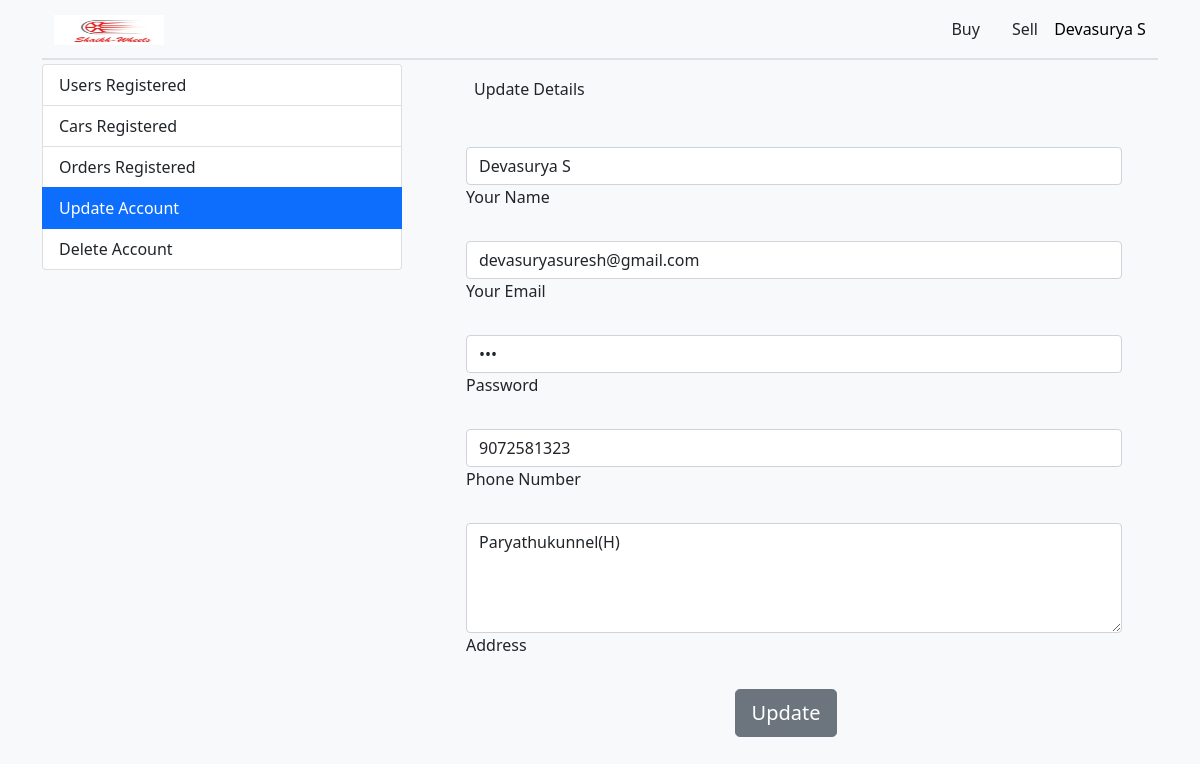
Page /adminUpdate.php (signed in) on the committed database.
### tables this page shows
CREATE TABLE `users` (
  `userID` int(4) NOT NULL,
  `name` varchar(20) NOT NULL,
  `email` varchar(30) NOT NULL,
  `password` varchar(10) NOT NULL,
  `phone` varchar(10) NOT NULL,
  `address` varchar(50) NOT NULL
);

### adminUpdate.php (the view, shortened to what this page needs)
<?php
if (isset($_SESSION['id']) && isset($_SESSION['email'])) {
    $userID = $_SESSION['id'];
    include_once 'dbConnect.php';
    $getsql = "SELECT * FROM users WHERE userID =" . $userID . ";";
    $result = mysqli_query($conn, $getsql);
    $row = mysqli_fetch_array($result);
    ?>
    <!DOCTYPE html>
    <html>
    <head>
        <link href="style.css" rel="stylesheet">
        <link href="https://cdn.jsdelivr.net/npm/bootstrap@5.1.3/dist/css/bootstrap.min.css" rel="stylesheet"
>
    </head>
    <body class="bg-light">
        <div class="container">
            <nav class="navbar sticky-top navbar-light bg-light border-bottom border-2">
                <div class="container-fluid">
                    <a class="navbar-brand" href="product.php">
                        <img src="icons\AppLogo.jpeg" alt="" width="110rem" height="30rem">
                    </a>
                    <ul class="nav justify-content-end">
                        <li class="nav-item">
                            <a class="nav-link link-dark" href="product.php">Buy</a>
                        </li>
                        <li class="nav-item">
                            <a class="nav-link link-dark " href="sell.php">Sell</a>
                        </li>
                        <li class="nav-item my-auto">
                            <form id="user" name="menuForm" method="POST" class="" action="productMenu.php">
                                <select onChange="user.submit()" name="userSel" id="usersel" class="userButton bg-light">
                                    ><option hidden value="user">
                                        <?php echo $_SESSION['name']; ?>
                                    </option>
                                </select>
                            </form>
                        </li>
                    </ul>
                </div>
            </nav>
            <section class="container mt-1">
                <div class="row">
                    <div class="col-sm-4 list-group">
                        <a href="adminDashbord.php" class="list-group-item list-group-item-action">Users Registered</a>
                        <a href="carsRegister.php" class="list-group-item list-group-item-action">Cars Registered</a>
                        <a href="orderRegister.php" class="list-group-item list-group-item-action">Orders Registered</a>
                        <a href="adminUpdate.php" class="list-group-item list-group-item-action active">Update Account</a>
                        <a href="adminDeleteDashbord.php" class="list-group-item list-group-item-action">Delete Account</a>
                    </div>
                    <div class="col-sm-8 feedMargin mx-auto my-3">
                        <h6 class="mx-4 mx-sm-5">Update Details</h6>
                        <form class="mx-1 mt-5 mx-md-4" method="POST" action="update.php">
                            <div class="d-flex flex-row align-items-center mb-4">
                                <div class="form-outline flex-fill mb-0">
                                    <input type="text" name="name" id="name" class="form-control"
                                        value="<?php echo $row['name']; ?>" required />
                                    <label class="form-label" for="name">Your Name</label>
                                </div>
                            </div>
                            <div class="d-flex flex-row align-items-center mb-4">
                                <div class="form-outline flex-fill mb-0">
                                    <input type="email" id="email" name="email" class="form-control"
                                        value="<?php echo $row['email']; ?>" required />
                                    <label class="form-label" for="email">Your Email</label>
                                </div>
                            </div>
                            <div class="d-flex flex-row align-items-center mb-4">
                                <div class="form-outline flex-fill mb-0">
                                    <input type="password" name="password" id="password" class="form-control"
                                        value="<?php echo $row['password']; ?>" required />
                                    <label class="form-label" for="password">Password</label>
                                </div>
                            </div>
                            <div class="d-flex flex-row align-items-center mb-4">
                                <div class="form-outline flex-fill mb-0">
                                    <input type="number" id="phoneNumber" name="phoneNumber" class="form-control"
                                        value="<?php echo $row['phone']; ?>" required />
                                    <label class="form-label" for="phoneNumber">Phone Number</label>
                                </div>
                            </div>
                            <div class="d-flex flex-row align-items-center mb-4">
                                <div class="form-outline flex-fill mb-0">
                                    <textarea id="address" name="address" class="form-control" rows="4"
                                        required><?php echo $row['address']; ?></textarea>
                                    <label class="form-label" for="address">Address</label>
                                </div>
                            </div>
                            <div class="d-flex justify-content-center mx-4 mb-3 mb-lg-4">
                                <button type="submit" name="submit" class="btn btn-secondary btn-lg">Update</button>
                            </div>
                        </form>
                    </div>
            </section>
    </body>
    </html>
    <?php
} else {
    header("Location: loginForm.php");
    exit();
}

### css/style.css (style rules this page uses)
* { margin: 0; padding: 0; }
.feedMargin { margin-bottom: 1rem; }
.userButton { border: none; outline: none; -webkit-appearance: none; text-align: center; }

### rows in the picture
users: name "Devasurya S", email "devasuryasuresh@gmail.com", phoneNumber "9072581323", address "Paryathukunnel(H)"

### other values in the picture
form field userSel "Devasurya S"
